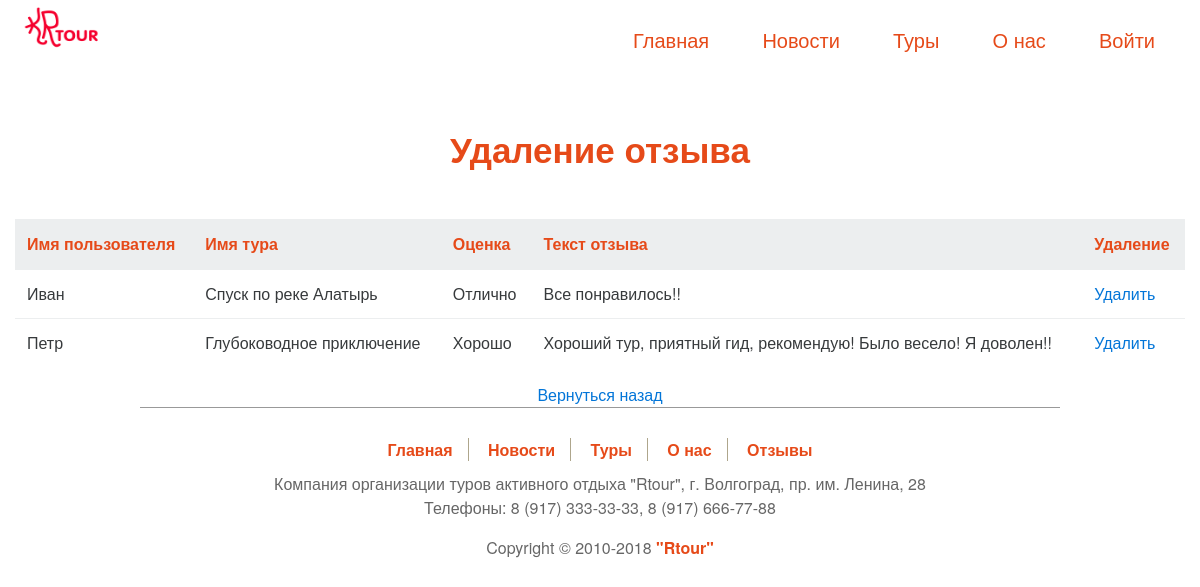
The app's page /del_feedback.php with its own data.
### tables this page shows
CREATE TABLE IF NOT EXISTS `feedback` (
  `id` int(11) NOT NULL AUTO_INCREMENT,
  `user_login` varchar(255) NOT NULL,
  `Tour` varchar(255) NOT NULL,
  `mark` varchar(255) NOT NULL,
  `text` varchar(255) NOT NULL,
  PRIMARY KEY (`id`),
  KEY `Tour` (`Tour`),
  KEY `Tour_2` (`Tour`),
  KEY `user_login` (`user_login`)
);

### del_feedback.php (the view, shortened to what this page needs)
<!DOCTYPE html>
<html lang="ru">
<head>
    <link href="css/bootstrap.min.css" tppabs="http://bootstrap-v4.ru/dist/css/bootstrap.min.css" rel="stylesheet">
    <link href="css/style.css" rel="stylesheet">
</head>
<body style="background-image: url(img/fon.jpg);background-size: 100%;">
    <div class="container">
        <?include "header.php"?>
        <h1 style="text-align:center; color:#E64A19; margin: 50px;">Удаление отзыва</h1>
        <?php
 $table = "feedback";
  $query = "SELECT * FROM $table";
  $res = mysql_query($query) or die(mysql_error());
 echo ("
        <table class=\"table table-hover\">
          <thead class=\"thead-default\">
            <tr>
              <th style=\"color:#E64A19;\">Имя пользователя</th>
              <th style=\"color:#E64A19;\">Имя тура</th>
              <th style=\"color:#E64A19;\">Оценка</th>
              <th style=\"color:#E64A19;\">Текст отзыва</th>
              <th style=\"color:#E64A19;\">Удаление</th>
            </tr>
          </thead>
          <tbody>");
     while ($row = mysql_fetch_array($res)) {
       echo "<tr>";
         echo "<td>".$row['user_login']."</td>";
         echo "<td>".$row['Tour']."</td>";
        echo " <td>".$row['mark']."</td>";
         echo "<td>".$row['text']."</td>";
           echo "<td><a name=\"del\" href=\"del_feedback.php?del=".$row['id']."\">Удалить</a></td>\n";
           echo "</tr>\n";
       }
       echo ("</table>\n");
        echo ("<div style=\"text-align:center; margin-top:10px;\"><a href=\"admin.php\">Вернуться назад</a></div>");
        echo(" </body>");
  ?>
<?include "footer.php"?>
</body>
</html>

### css/style.css (style rules this page uses)
html, body { margin: 0; padding: 0; }
h1 { font-size: 35px; font-weight: bold; }

### records on screen
feedback: user_login "Иван", Tour "Спуск по реке Алатырь", mark "Отлично", text "Все понравилось!!"
feedback: user_login "Петр", Tour "Глубоководное приключение", mark "Хорошо", text "Хороший тур, приятный гид, рекомендую! Было весело! Я доволен!!"
